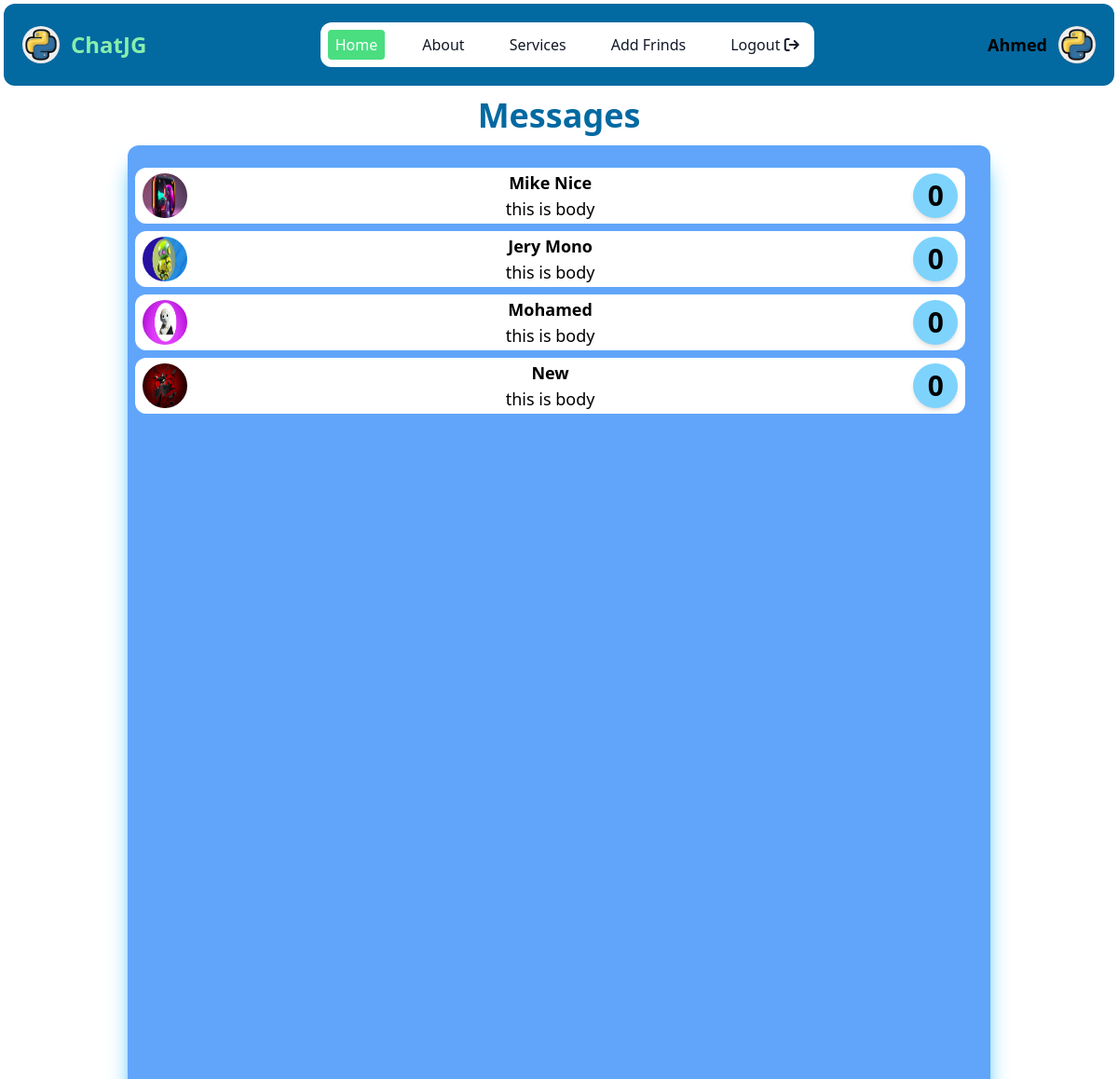
Page /chat/ (signed in) on the committed database.
### chat/models.py (models this page shows, shortened)
class Profile(models.Model):
    user = models.OneToOneField(User, on_delete=models.CASCADE)
    name = models.CharField(max_length=50)
    img = models.ImageField(upload_to='profile-image/')
    frinds = models.ManyToManyField("Frind",related_name='frinds')
    class Meta:
        verbose_name = 'Profile'
        verbose_name_plural = 'Profiles'

class Frind(models.Model):
    profile = models.OneToOneField(Profile, on_delete=models.CASCADE)
    class Meta:
        verbose_name = 'Frind'
        verbose_name_plural = 'Frinds'

### chat/views.py (the view)
# urls.py: path('',views.index,name='index'),
def index(request):
  if not request.user.is_authenticated:
    return redirect('login')
  else:
    user = request.user.profile
    frinds = user.frinds.all()
    context = {
      'user':user,
      'frinds':frinds
    }
  return render(request,'index.html',context)

### chat/templates/index.html (shortened to what this page needs)
{% extends 'base.html' %}
{% load static %}
{% block content %}
  <p class="m-3 text-center text-sky-700 text-4xl font-bold">Messages</p>
  <div class="flex justify-center">
    <div class="w-[80vh] h-[90vh] py-4 mb-7 bg-blue-400 mt-15 rounded-xl shadow-xl shadow-sky-400 hover:shadow-blue-700">
      {% for frind in frinds %}
        {% if frind.profile.name == request.user.profile.name %}
        {% else %}
        <a href="{% url 'detail' frind.profile.id %}">
        <div class="w-[77vh] h-[60px] flex justify-between items-center m-2 p-2 bg-white rounded-xl">
          <img src="{{frind.profile.img.url}}" class="w-12 h-12 rounded-full" alt="">
          <div>
            <h3 class="text-center text-lg font-bold">{{frind.profile.name|title}}</h3>
            <p class="text-center text-lg">this is body</p>
          </div>
          <div class="w-12 h-12 rounded-full bg-sky-300 flex justify-center items-center shadow-md">
            <p id="num_msg" class="text-center text-3xl font-bold num_msg">0</p>
          </div>
        </div>
        </a>
        {% endif %}
      {% endfor %}
    </div>
  </div>
{% endblock content %}

### chat/templates/base.html (shortened to what this page needs)
<!DOCTYPE html>
<html lang="en">
<head>
  <link rel="stylesheet" href="https://cdnjs.cloudflare.com/ajax/libs/font-awesome/6.5.1/css/all.min.css" />
  <script src="https://cdn.tailwindcss.com"></script>
</head>
<body class="">
  <nav class="bg-sky-700 border-gray-200 p-1 m-1 rounded-xl dark:bg-gray-900">
    <div class="max-w-screen-xl flex flex-wrap items-center justify-between mx-auto p-4">
    <a href="/chat" class="flex items-center space-x-3 rtl:space-x-reverse">
        <img src="{{user.img.url}}" class="flex-shrink-0 h-10 w-10 rounded-full" alt="Flowbite Logo" />
        <span class="self-center text-2xl text-green-300 font-semibold whitespace-nowrap dark:text-white">ChatJG</span>
    </a>
    <div class="flex items-center md:order-2 space-x-3 md:space-x-0 rtl:space-x-reverse">
        <p class="mr-3 text-lg font-bold">{{request.user.username|title}}</p>
        <button type="button" class="flex text-sm bg-gray-800 rounded-full md:me-0 focus:ring-4 focus:ring-gray-300 dark:focus:ring-gray-600" id="user-menu-button" aria-expanded="false" data-dropdown-toggle="user-dropdown" data-dropdown-placement="bottom">
          <img class="w-10 h-10 rounded-full" src="{{user.img.url}}" alt="user photo">
        </button>
    </div>
    <div class="items-center justify-between hidden w-full md:flex md:w-auto md:order-1" id="navbar-user">
      <ul class="flex flex-col font-medium p-2 mt-4 border border-gray-100 rounded-xl bg-gray-50 md:space-x-8 rtl:space-x-reverse md:flex-row md:mt-0 md:border-0 md:bg-white dark:bg-gray-800 md:dark:bg-gray-900 dark:border-gray-700">
        <li>
          <a href="/" class="block py-1 px-2 text-white bg-green-400 rounded md:dark:text-blue-500" aria-current="page">Home</a>
        </li>
        <li>
          <a href="#" class="block py-1 px-2 text-gray-900 rounded hover:bg-red-100 dark:text-white md:dark:hover:text-blue-500 dark:hover:bg-gray-700 dark:hover:text-white md:dark:hover:bg-transparent dark:border-gray-700">About</a>
        </li>
        <li>
          <a href="#" class="block py-1 px-2 text-gray-900 rounded hover:bg-red-100 dark:text-white md:dark:hover:text-blue-500 dark:hover:bg-gray-700 dark:hover:text-white md:dark:hover:bg-transparent dark:border-gray-700">Services</a>
        </li>
        <li>
          <a href="{% url 'frinds' %}" class="block py-1 px-2 text-gray-900 rounded hover:bg-red-100 dark:text-white md:dark:hover:text-blue-500 dark:hover:bg-gray-700 dark:hover:text-white md:dark:hover:bg-transparent dark:border-gray-700">Add Frinds</a>
        </li>
        {% if request.user.is_authenticated %}
        <form action="" method="POST">
          <li>
            <a href="{% url 'logout' %}" class="block py-1 px-2 text-gray-900 rounded hover:bg-red-100 dark:text-white md:dark:hover:text-blue-500 dark:hover:bg-gray-700 dark:hover:text-white md:dark:hover:bg-transparent dark:border-gray-700">Logout <i class="fa fa-sign-out" aria-hidden="true"></i></a>
          </li>
        </form>
        {% endif %}
      </ul>
    </div>
    </div>
  </nav>
  {% block content %}
  {% endblock content %}
</body>
</html>

### rows in the picture
Profile: img (picture)
Frind: profile.img (picture), profile.name "Mike Nice"
Frind: profile.img (picture), profile.name "Jery Mono"
Frind: profile.img (picture), profile.name "Mohamed"
Frind: profile.img (picture), profile.name "New"

### other values in the picture
{{ request.user.username|title }} "Ahmed"
